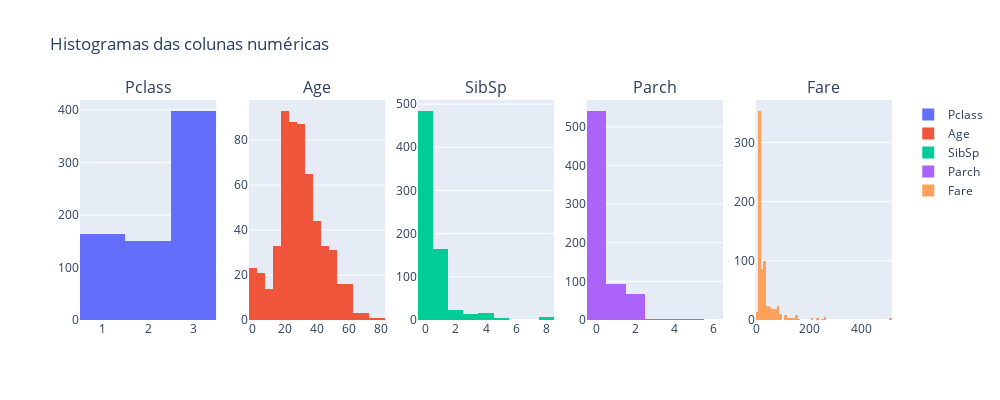

Notebook code for this chart:
### Markdown cell above
É possível verificar que todas colunas numéricas (menos "Pclass") possuem outliers. Vou exibir um histograma para cada coluna para visualizar melhor esses outliers quando comparados com o resto da distribuição.

### Code cell
fig = multiple_plots(train, "hist", num_cols)
fig.update_layout(title_text="Histogramas das colunas numéricas")
fig.show()

### Figure 1 — Plotly figure (JSON) as saved in the notebook; plotly's stock layout.template omitted (floating-point values rounded to 4 significant figures; data arrays with more than 128 entries replaced by an {"elided": "..."} marker saying what was removed)
{"data": [{"name": "Pclass", "type": "histogram", "x": {"elided": "712 int values"}, "xaxis": "x", "yaxis": "y"}, {"name": "Age", "type": "histogram", "x": {"elided": "712 float values"}, "xaxis": "x2", "yaxis": "y2"}, {"name": "SibSp", "type": "histogram", "x": {"elided": "712 int values"}, "xaxis": "x3", "yaxis": "y3"}, {"name": "Parch", "type": "histogram", "x": {"elided": "712 int values"}, "xaxis": "x4", "yaxis": "y4"}, {"name": "Fare", "type": "histogram", "x": {"elided": "712 float values"}, "xaxis": "x5", "yaxis": "y5"}], "layout": {"annotations": [{"font": {"size": 16}, "showarrow": false, "text": "Pclass", "x": 0.084, "xanchor": "center", "xref": "paper", "y": 1, "yanchor": "bottom", "yref": "paper"}, {"font": {"size": 16}, "showarrow": false, "text": "Age", "x": 0.292, "xanchor": "center", "xref": "paper", "y": 1, "yanchor": "bottom", "yref": "paper"}, {"font": {"size": 16}, "showarrow": false, "text": "SibSp", "x": 0.5, "xanchor": "center", "xref": "paper", "y": 1, "yanchor": "bottom", "yref": "paper"}, {"font": {"size": 16}, "showarrow": false, "text": "Parch", "x": 0.708, "xanchor": "center", "xref": "paper", "y": 1, "yanchor": "bottom", "yref": "paper"}, {"font": {"size": 16}, "showarrow": false, "text": "Fare", "x": 0.916, "xanchor": "center", "xref": "paper", "y": 1, "yanchor": "bottom", "yref": "paper"}], "height": 400, "title": {"text": "Histogramas das colunas numéricas"}, "width": 1000, "xaxis": {"anchor": "y", "domain": [0, 0.168]}, "xaxis2": {"anchor": "y2", "domain": [0.208, 0.376]}, "xaxis3": {"anchor": "y3", "domain": [0.416, 0.584]}, "xaxis4": {"anchor": "y4", "domain": [0.624, 0.792]}, "xaxis5": {"anchor": "y5", "domain": [0.832, 1]}, "yaxis": {"anchor": "x", "domain": [0, 1]}, "yaxis2": {"anchor": "x2", "domain": [0, 1]}, "yaxis3": {"anchor": "x3", "domain": [0, 1]}, "yaxis4": {"anchor": "x4", "domain": [0, 1]}, "yaxis5": {"anchor": "x5", "domain": [0, 1]}}}
